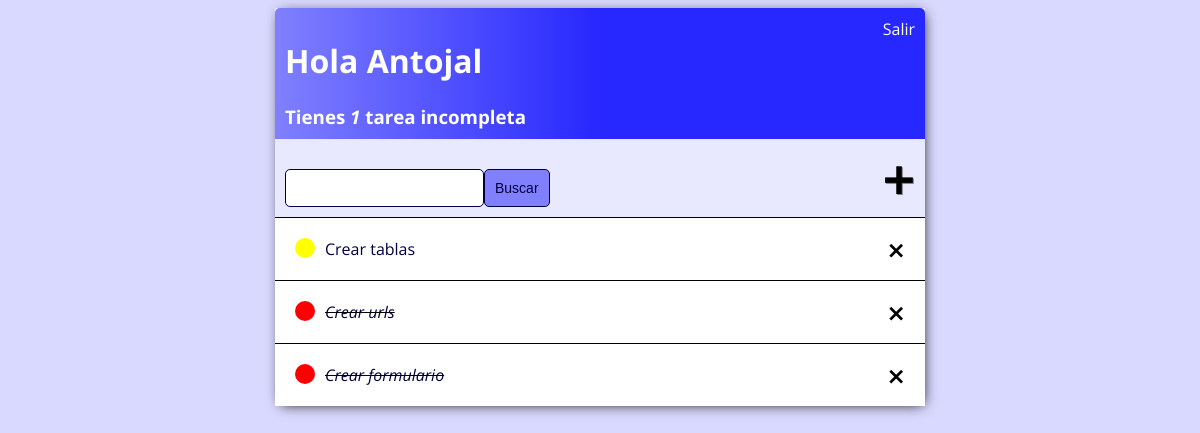
Page / (signed in) on the earlier database version.
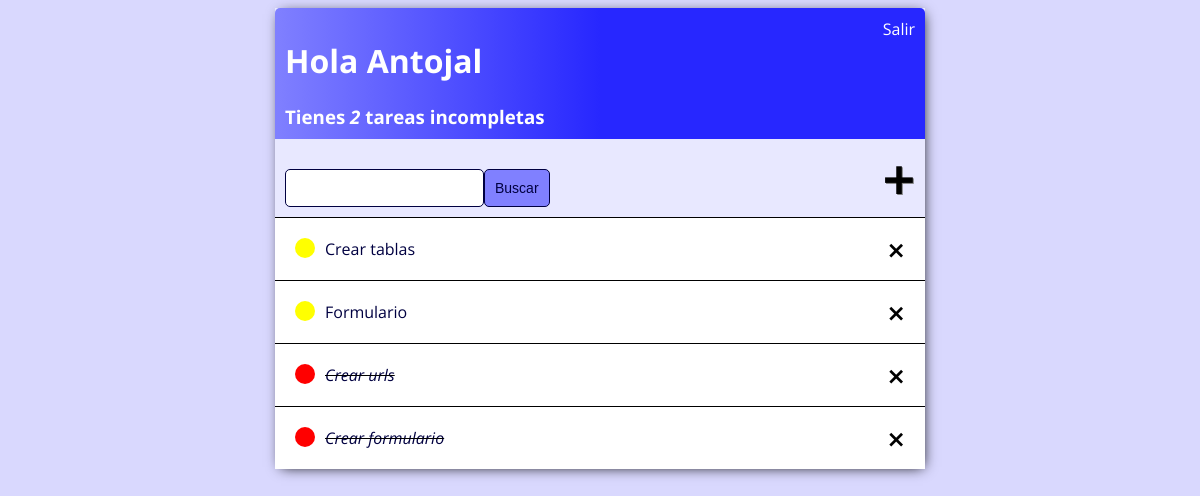
Same page on the later database version.
### base/models.py (models this page shows)
class Tarea(models.Model):
    usuario = models.ForeignKey(User,
                                on_delete=models.CASCADE,
                                null=True,
                                blank=True)
    titulo = models.CharField(max_length=200)
    descripcion = models.TextField(null=True,
                                blank=True)
    completada = models.BooleanField(default=False)
    creada = models.DateTimeField(auto_now_add=True)
    def __str__(self):
        return self.titulo
    class Meta:
        ordering = ['completada']

### base/views.py (the view)
# urls.py: path('', ListaPendientes.as_view(), name='tareas'),
class ListaPendientes(LoginRequiredMixin, ListView):
    model = Tarea
    context_object_name = 'tareas'
    def get_context_data(self, **kwargs):
        context = super().get_context_data(**kwargs)
        context['tareas'] = context['tareas'].filter(usuario=self.request.user)
        context['count'] = context['tareas'].filter(completada=False).count()
        busqueda = self.request.GET.get('area-busqueda') or ''
        if busqueda:
            context['tareas'] = context['tareas'].filter(titulo__icontains=busqueda)
        context['busqueda'] = busqueda
        return  context

### base/templates/base/tarea_list.html (shortened to what this page needs)
<!DOCTYPE html>
<html lang="es">
    <head>
    </head>
    <body>
        {% extends 'base/principal.html' %}
        {% block content %}
        <div class="barra-superior">
            <div>
                <h1>Hola {{request.user|title}}</h1>
                <h3 style="margin: 0">Tienes <i>{{count}}</i> tarea{{count|pluralize}} incompleta{{count|pluralize}}</h3>
            </div>
            {% if request.user.is_authenticated %}
            <a href="{% url 'logout' %}">Salir</a>
            {% else %}
            <a href="{% url 'login' %}">Ingresar</a>
            {% endif %}
        </div>
        <div id="area-buscar">
           <form action="" method="GET" style="margin-top: 20px; display: flex">
                <input type="text" name="area-busqueda" value="{{busqueda}}">
                <input class="boton" type="submit" value="Buscar">
            </form>
            <a id="enlace-crear-tarea" href="{% url 'crear-tarea' %}">&#x1F7A5;</a>
        </div>
        <div class="lista-tareas">
            {% for tarea in tareas %}
            <div class="tarea">
                {% if tarea.completada %}
                <div class="titulo-tarea">
                    <div class="icono-tarea-completa"></div>
                        <i><s><a href="{% url 'editar-tarea' tarea.id %}">{{tarea}}</a></s></i>
                </div>
                <a class="enlace-eliminar" href="{% url 'eliminar-tarea' tarea.id %}">&#x2A2F;</a>
                {% else %}
                <div class="titulo-tarea">
                    <div class="icono-tarea-incompleta"></div>
                    <a href="{% url 'editar-tarea' tarea.id %}">{{tarea}}</a>
                </div>
                <a class="enlace-eliminar" href="{% url 'eliminar-tarea' tarea.id %}">&#x2A2F;</a>
                {% endif %}
            </div>
            {% empty %}
            <h3>No hay elementos en esta lista</h3>
            {% endfor %}
        </div>
        {% endblock content %}

Differences in the rows shown:
added Tarea: titulo "Formulario"
Other differences:
{{ count }}: "1" → "2"
